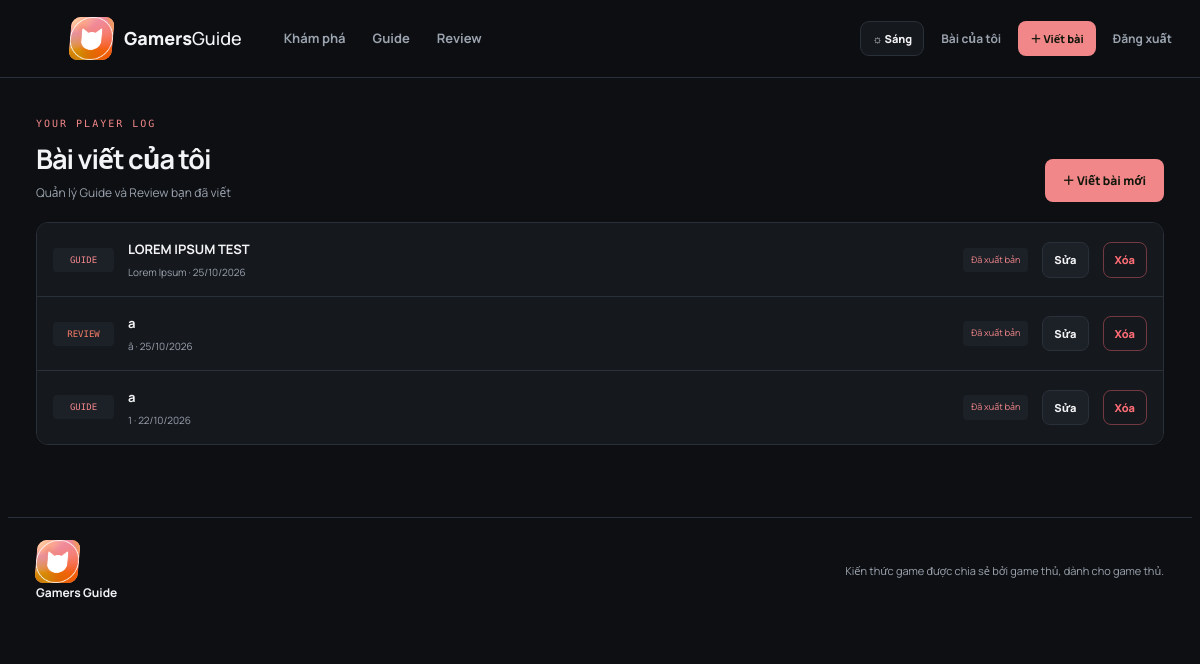
Page /tai-khoan/bai-viet/ (signed in) on the committed database.
### guides/models.py (models this page shows, shortened)
class Post(models.Model):
    class PostType(models.TextChoices):
        GUIDE = "guide", "Guide"
        REVIEW = "review", "Review"
    class Status(models.TextChoices):
        DRAFT = "draft", "Bản nháp"
        PUBLISHED = "published", "Đã xuất bản"
    author = models.ForeignKey(settings.AUTH_USER_MODEL, on_delete=models.CASCADE, related_name="game_posts")
    post_type = models.CharField("Loại bài", max_length=10, choices=PostType.choices, default=PostType.GUIDE)
    title = models.CharField("Tiêu đề", max_length=180)
    slug = models.SlugField(max_length=200, blank=True)
    game_name = models.CharField("Tên game", max_length=100, blank=True)
    excerpt = models.CharField("Tóm tắt", max_length=280)
    content = models.TextField("Nội dung")
    cover = models.ImageField("Ảnh bìa", upload_to="covers/", blank=True, null=True)
    status = models.CharField("Trạng thái", max_length=12, choices=Status.choices, default=Status.PUBLISHED)
    created_at = models.DateTimeField("Ngày tạo", auto_now_add=True)
    updated_at = models.DateTimeField("Cập nhật", auto_now=True)
    views = models.PositiveIntegerField("Lượt xem", default=0)
    class Meta:
        ordering = ["-created_at"]
        verbose_name = "bài viết"
        verbose_name_plural = "bài viết"
    def get_absolute_url(self):
        return reverse("post_detail", kwargs={"slug": self.slug})

### guides/views.py (the view)
# urls.py: path("tai-khoan/bai-viet/", views.my_posts, name="my_posts"),
@login_required
def my_posts(request):
    posts = Post.objects.filter(author=request.user)
    page_obj = Paginator(posts, 12).get_page(request.GET.get("page"))
    return render(request, "guides/my_posts.html", {"page_obj": page_obj})

### templates/guides/my_posts.html (shortened to what this page needs)
{% extends "base.html" %}
{% block content %}
<section class="section-head my-posts-head"><div><div class="eyebrow">YOUR PLAYER LOG</div><h1>Bài viết của tôi</h1><p class="muted">Quản lý Guide và Review bạn đã viết</p></div><a class="btn btn-primary" href="{% url 'post_create' %}">＋ Viết bài mới</a></section>
{% if page_obj.object_list %}<div class="my-post-list">{% for post in page_obj %}<div class="my-post-row"><div class="my-post-type {{ post.post_type }}">{{ post.get_post_type_display }}</div><div class="my-post-info"><h3>{% if post.status == 'published' %}<a href="{{ post.get_absolute_url }}">{{ post.title }}</a>{% else %}{{ post.title }}{% endif %}</h3><p>{{ post.game_name|default:"Chưa gắn tên game" }} · {{ post.created_at|date:"d/m/Y" }}</p></div><span class="status-pill {{ post.status }}">{{ post.get_status_display }}</span><a class="btn btn-secondary btn-small" href="{% url 'post_edit' post.slug %}">Sửa</a><form method="post" action="{% url 'post_delete' post.slug %}" onsubmit="return confirm('Bạn có chắc muốn xóa bài viết này?')">{% csrf_token %}<button class="btn btn-danger btn-small" type="submit">Xóa</button></form></div>{% endfor %}</div>{% else %}<div class="empty-state"><div class="empty-icon">＋</div><h3>Chưa có bài viết nào</h3><p>Bắt đầu chia sẻ kiến thức game của bạn.</p><a class="btn btn-primary" href="{% url 'post_create' %}">Viết guide đầu tiên</a></div>{% endif %}
{% endblock %}

### static/css/site.css (style rules this page uses)
:root { color-scheme:dark;--bg:#0d0f12;--surface:#15181d;--surface2:#1c2027;--text:#f3f4f6;--muted:#9ba3af;--line:#2a3039;--accent:#f2878a;--accent2:#f6661a;--danger:#ff6d76;--shadow:0 18px 50px #0003 }
* { box-sizing:border-box }
html { scroll-behavior:smooth }
body { margin:0;background:var(--bg);color:var(--text);font-family:Manrope,Segoe UI,sans-serif;line-height:1.6;transition:background .2s,color .2s }
a { color:inherit;text-decoration:none }
button,input,textarea,select { font:inherit }
.btn { display:inline-flex;align-items:center;justify-content:center;gap:8px;padding:11px 17px;border-radius:8px;border:1px solid transparent;font-size:12px;font-weight:800;cursor:pointer;transition:transform .15s,background .15s }
.btn-primary { background:var(--accent);color:#12170b }
.btn-secondary { border-color:var(--line);background:var(--surface2);color:var(--text) }
.btn-danger { border-color:color-mix(in srgb,var(--danger) 40%,transparent);background:transparent;color:var(--danger) }
.btn-small { padding:8px 11px;font-size:11px }
.eyebrow { font:10px 'DM Mono',monospace;letter-spacing:2px;color:var(--accent);font-weight:500 }
h1,h2,h3,p { margin-top:0 }
.section-head { display:flex;justify-content:space-between;align-items:end;gap:25px;margin:48px 0 20px }
.section-head h2,.section-head h1 { font-size:27px;letter-spacing:-1px;margin:8px 0 3px }
.muted { color:var(--muted) }
.section-head p { font-size:12px;margin-bottom:0 }
.my-posts-head { margin-top:8px }
.my-post-list { border:1px solid var(--line);border-radius:12px;overflow:hidden }
.my-post-row { display:flex;align-items:center;gap:14px;padding:16px;border-bottom:1px solid var(--line);background:var(--surface) }
.my-post-row:last-child { border-bottom:0 }
.my-post-type { font:9px 'DM Mono',monospace;text-transform:uppercase;padding:7px 8px;border-radius:4px;background:var(--surface2);min-width:61px;text-align:center }
.my-post-type.guide { color:var(--accent) }
.my-post-type.review { color:#f87d69 }
.my-post-info { flex:1;min-width:0 }
.my-post-info h3 { font-size:13px;margin:0 0 4px;overflow:hidden;text-overflow:ellipsis;white-space:nowrap }
.my-post-info p { font-size:10px;color:var(--muted);margin:0 }
.status-pill { font-size:9px;padding:5px 8px;border-radius:4px;background:var(--surface2);white-space:nowrap }
.status-pill.published { color:var(--accent) }

### rows in the picture
Post: post_type "GUIDE", title "LOREM IPSUM TEST", game_name "Lorem Ipsum", created_at "25/10/2026", status "Đã xuất bản"
Post: post_type "REVIEW", title "a", game_name "â", created_at "25/10/2026", status "Đã xuất bản"
Post: post_type "GUIDE", title "a", game_name "1", created_at "22/10/2026", status "Đã xuất bản"
